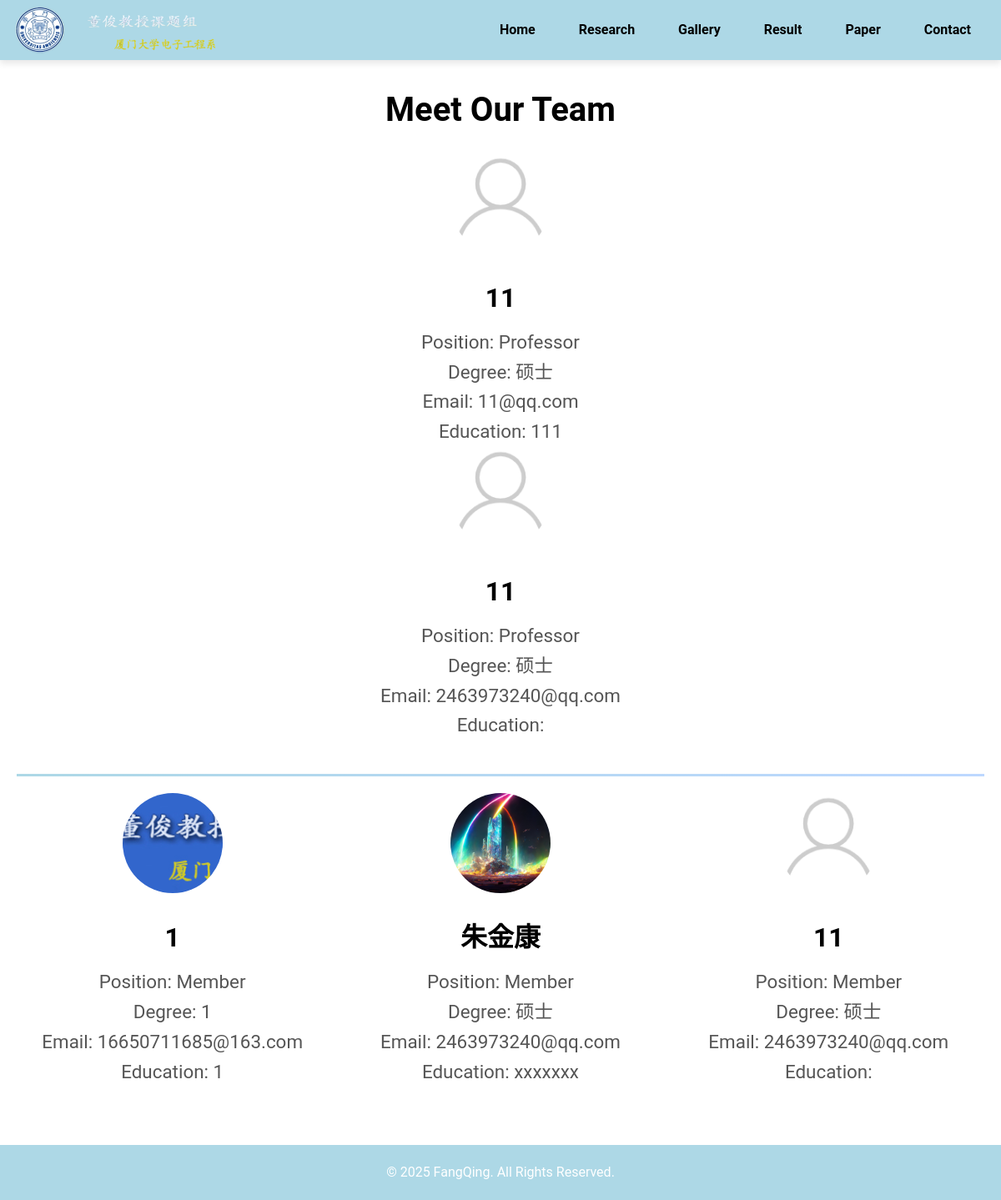
/members/, run on an earlier commit of the app's database.
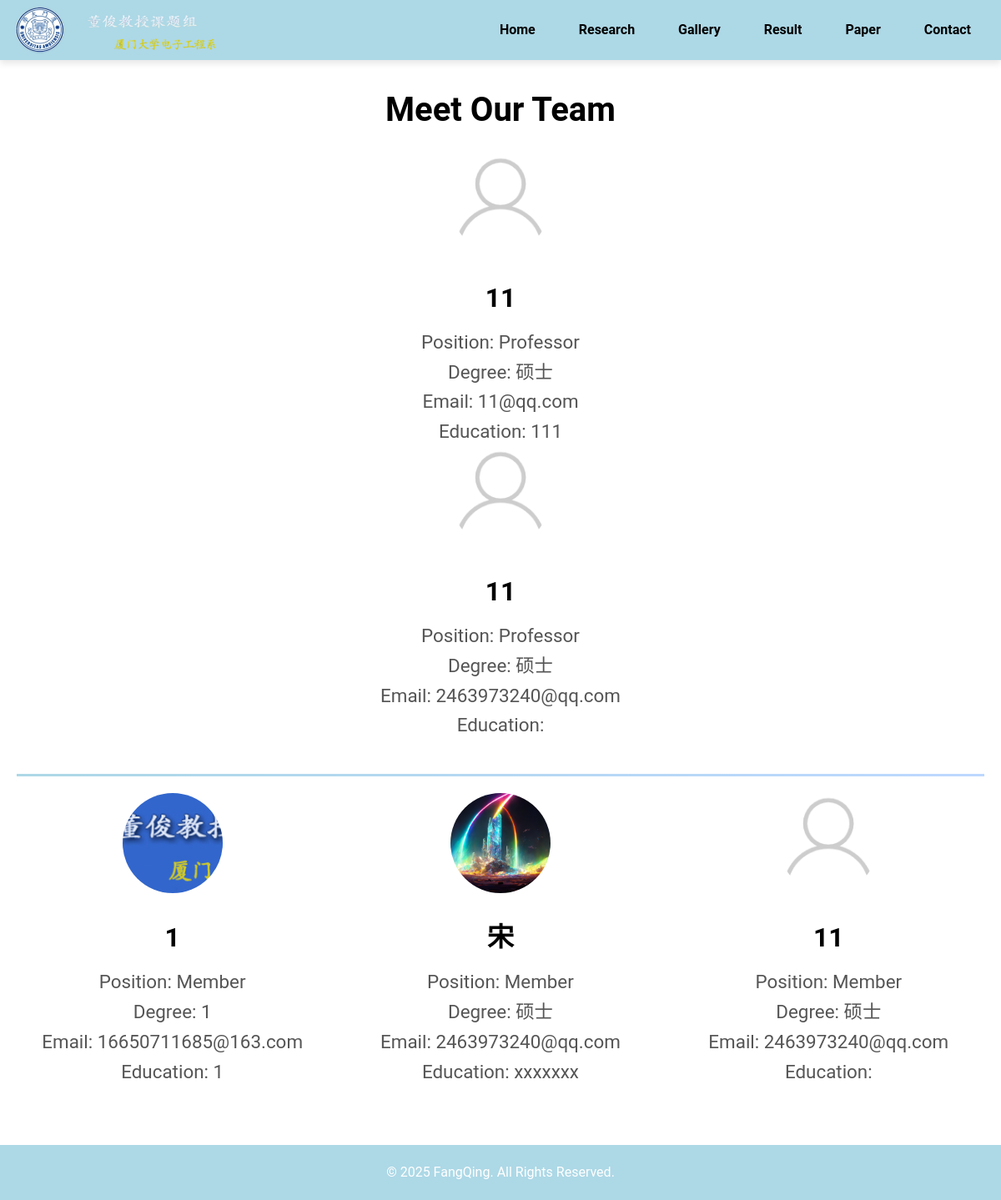
And on a later commit of the database.
### xmu/models.py (models this page shows, shortened)
class Member(models.Model):
    POSITION_CHOICES = [
        ('Professor', 'Professor'),
        ('Member', 'Member'),
    ]
    name = models.CharField(max_length=100)
    position = models.CharField(max_length=10, choices=POSITION_CHOICES, default='Member')  # 设置默认值为学生
    degree = models.CharField(max_length=100, blank=True, null=True)
    education = models.TextField(blank=True, null=True)
    email = models.EmailField(blank=True, null=True)
    avatar = models.ImageField(upload_to='avatars/', blank=True, null=True, default='avatar.jpg')
    weight = models.IntegerField(default=0)  # 新增字段，用于权重排序

### xmu/views.py (the view)
# urls.py: path('members/', views.members, name='members'),
def members(request):
    members = Member.objects.all().order_by('-position', '-weight')
    return render(request, 'members.html', {'members': members})

### xmu/templates/members.html (shortened to what this page needs)
<!DOCTYPE html>
<html lang="en">
<head>
    {% load static %}
    <link rel="stylesheet" href="{% static 'css/style.css' %}">
    <link rel="stylesheet" href="{% static 'css/members.css' %}">
    <link rel="stylesheet" href="{% static 'css/navigator.css' %}">
</head>
<body>
    <header>
    <div class="logo">
        <img src="{% static 'images/logo.png' %}" alt="Logo">
    </div>
    <nav>
        <ul>
    <li><a href="{% url 'login' %}#hero" data-target="hero" onclick="handleNavClick2(event, this)">Home</a></li>
    <li><a href="{% url 'login' %}#research_directions" data-target="research_directions" onclick="handleNavClick2(event, this)">Research</a></li>
    <li><a href="{% url 'login' %}#gallery" data-target="gallery" onclick="handleNavClick2(event, this)">Gallery</a></li>
    <li><a href="{% url 'login' %}#result" data-target="result" onclick="handleNavClick2(event, this)">Result</a></li>
    <li><a href="{% url 'login' %}#paper" data-target="paper" onclick="handleNavClick2(event, this)">Paper</a></li>
    <li><a href="{% url 'login' %}#contact" data-target="contact" onclick="handleNavClick2(event, this)">Contact</a></li>
</ul>
    </nav>
</header>
<section id="members">
    <h1>Meet Our Team</h1>
    <div class="mentor">
        {% for member in members %}
            {% if member.position == 'Professor' %}
                <div class="member">
                    <img src="{{ member.avatar.url }}" alt="{{ member.name }}">
                    <h2>{{ member.name }}</h2>
                    <p>Position: {{ member.position }}</p>
                    <p>Degree: {{ member.degree }}</p>
                    <p>Email: {{ member.email }}</p>
                    <p>Education: {{ member.education }}</p>
                </div>
            {% endif %}
        {% endfor %}
    </div>
    <div class="hr"></div>
    <div class="team">
        {% for member in members %}
            {% if member.position == 'Member' %}
                <div class="member">
                    <img src="{{ member.avatar.url }}" alt="{{ member.name }}">
                    <h2>{{ member.name }}</h2>
                    <p>Position: {{ member.position }}</p>
                    <p>Degree: {{ member.degree }}</p>
                    <p>Email: {{ member.email }}</p>
                    <p>Education: {{ member.education }}</p>
                </div>
            {% endif %}
        {% endfor %}
    </div>
</section>
    <footer>
        <p>&copy; 2025 FangQing. All Rights Reserved.</p>
    </footer>
</body>
</html>

What changed in the data, as far as the page shows it:
changed Member "xxxxxxx": name "朱金康" → "宋"
